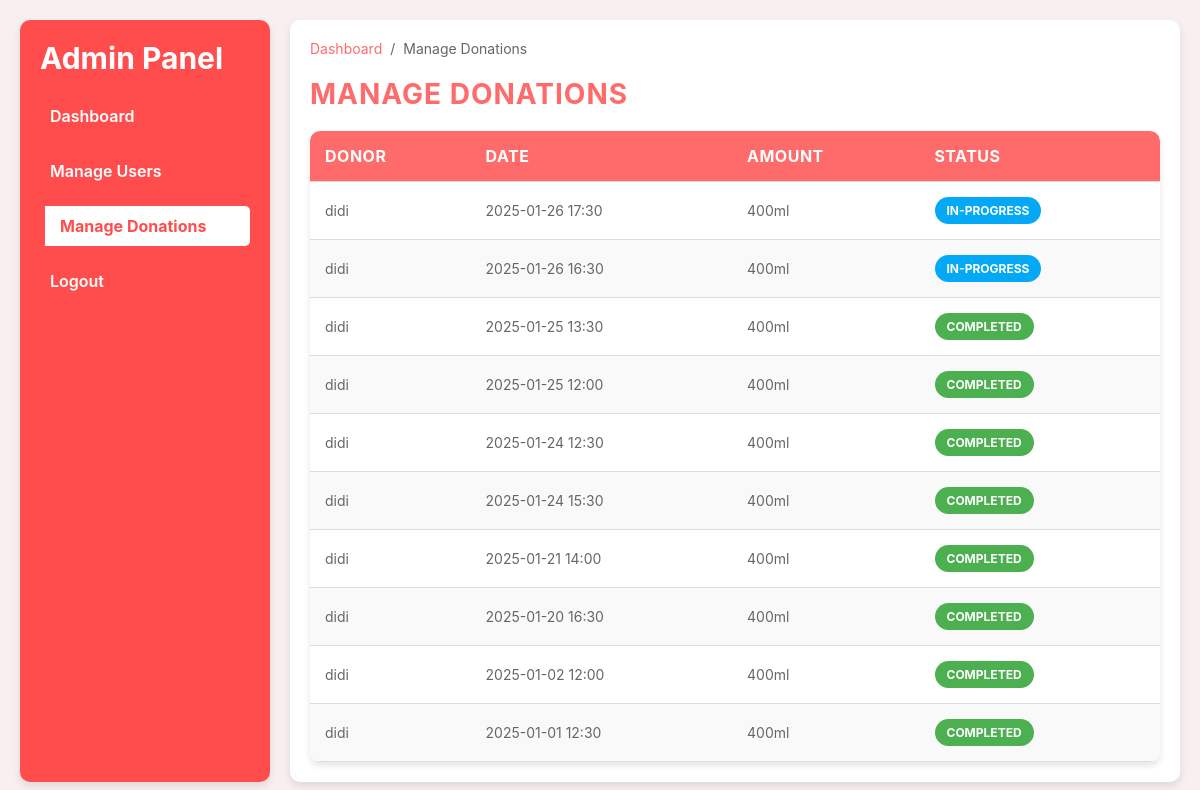
/admin/donations (signed in), run on the app's committed database.
### tables this page shows
CREATE TABLE appointments (
    appointment_id INTEGER PRIMARY KEY AUTOINCREMENT,
    user_id INTEGER NOT NULL,
    date DATE NOT NULL,
    time TIME NOT NULL,
    hospital_name TEXT NOT NULL,
    blood_type TEXT NOT NULL,
    FOREIGN KEY (user_id) REFERENCES users (id)
    );

CREATE TABLE users (
        id INTEGER PRIMARY KEY AUTOINCREMENT,
        full_name TEXT NOT NULL,
        username TEXT UNIQUE NOT NULL,
        email TEXT UNIQUE NOT NULL,
        password TEXT NOT NULL 
    , is_admin BOOLEAN DEFAULT 0);

### app.py (the view)
@app.route('/admin/donations')
def admin_donations():
    if not session.get('logged_in') or not session.get('is_admin'):
        flash("Access Denied. Admins Only!", "danger")
        return redirect(url_for('login'))
    conn = get_db_connection()
    cursor = conn.cursor()
    cursor.execute("""
        SELECT
            u.username AS donor,
            a.date,
            a.time,
            '400ml' AS amount,
            CASE
                WHEN a.date < DATE('now') THEN 'Completed'
                WHEN a.date = DATE('now') THEN 'In-progress'
                ELSE 'Pending'
            END AS status
        FROM appointments a
        JOIN users u ON a.user_id = u.id
        ORDER BY a.date DESC
    """)
    donations = cursor.fetchall()
    conn.close()
    return render_template('donations.html', donations=donations)

### app.py (called while the page is built)
def get_db_connection():
    try:
        conn = sqlite3.connect('database.db')  # Adjust path if necessary
        conn.row_factory = sqlite3.Row  # Enable dictionary-like row access
        return conn
    except sqlite3.Error as e:
        print(f"Error connecting to database: {e}")
        return None

### templates/donations.html (shortened to what this page needs)
<!DOCTYPE html>
<html lang="en">
<head>
    <link rel="stylesheet" href="{{ url_for('static', filename='css/styles-donations.css') }}">
</head>
<body>
    <aside class="sidebar">
        <div class="sidebar-header">
            <h2>Admin Panel</h2>
        </div>
        <ul class="sidebar-menu">
            <li><a href="{{ url_for('admin_dashboard') }}">Dashboard</a></li>
            <li><a href="{{ url_for('admin_users') }}">Manage Users</a></li>
            <li><a href="{{ url_for('admin_donations') }}" class="active">Manage Donations</a></li>
            <li><a href="{{ url_for('logout') }}">Logout</a></li>
        </ul>
    </aside>
    <main class="main-content">
        <nav class="breadcrumb">
            <a href="{{ url_for('admin_dashboard') }}">Dashboard</a> /
            <span>Manage Donations</span>
        </nav>
        <h1>Manage Donations</h1>
        <table>
            <thead>
                <tr>
                    <th>Donor</th>
                    <th>Date</th>
                    <th>Amount</th>
                    <th>Status</th>
                </tr>
            </thead>
            <tbody>
                {% for donation in donations %}
                <tr>
                    <td>{{ donation['donor'] }}</td>
                    <td>{{ donation['date'] }} {{ donation['time'] }}</td>
                    <td>{{ donation['amount'] }}</td>
                    <td>
                        <span class="status-badge {{ donation['status']|lower }}">{{ donation['status'] }}</span>
                    </td>
                </tr>
                {% endfor %}
            </tbody>
        </table>
    </main>
</body>
</html>

### static/css/styles-donations.css (style rules this page uses)
* { box-sizing: border-box; margin: 0; padding: 0; font-family: -apple-system, BlinkMacSystemFont, "Segoe UI", Roboto, sans-serif; }
body { margin: 0; padding: 20px; background-color: #f8f0f0; color: #333; display: flex; }
.sidebar { width: 250px; background-color: #ff4d4d; color: white; padding: 20px; font-weight: 600; border-radius: 10px; box-shadow: 0 4px 8px rgba(0, 0, 0, 0.1); }
.sidebar-header { font-size: 20px; font-weight: bold; margin-bottom: 20px; }
.sidebar-menu { list-style: none; padding: 0; }
.sidebar-menu li { margin: 15px 0; }
.sidebar-menu li a { color: white; text-decoration: none; font-size: 16px; padding: 10px; border-radius: 5px; display: block; transition: all 0.3s ease; }
.sidebar-menu li a.active { background-color: white; color: #ff4d4d; font-weight: bold; border-left: 5px solid #ff4d4d; padding-left: 15px; }
.breadcrumb { font-size: 14px; margin-bottom: 20px; color: #666; display: flex; align-items: center; gap: 8px; }
.breadcrumb a { color: #ff6b6b; text-decoration: none; }
.main-content { flex-grow: 1; margin-left: 20px; padding: 20px; background-color: white; border-radius: 10px; box-shadow: 0 4px 8px rgba(0, 0, 0, 0.1); }
h1 { margin-bottom: 20px; font-size: 28px; color: #ff6b6b; text-transform: uppercase; letter-spacing: 1px; }
table { width: 100%; border-collapse: collapse; margin-top: 20px; background-color: white; border-radius: 10px; box-shadow: 0 4px 6px rgba(0, 0, 0, 0.1); overflow: hidden; }
table th, table td { padding: 15px; text-align: left; border-bottom: 1px solid #ddd; font-size: 14px; }
table th { background-color: #ff6b6b; color: white; font-size: 16px; text-transform: uppercase; letter-spacing: 0.5px; }
table tbody tr:nth-child(even) { background-color: #f9f9f9; }
table tbody td { font-size: 14px; color: #666; }
.status-badge { display: inline-block; padding: 6px 12px; border-radius: 20px; font-size: 12px; font-weight: bold; text-transform: uppercase; color: white; }
.status-badge.completed { background-color: #4caf50; }
.status-badge.in-progress { background-color: #03a9f4; }

### data on the page
appointments: donor "didi", date "2025-01-26", time "17:30", amount "400ml", status "IN-PROGRESS"
appointments: donor "didi", date "2025-01-26", time "16:30", amount "400ml", status "IN-PROGRESS"
appointments: donor "didi", date "2025-01-25", time "13:30", amount "400ml", status "COMPLETED"
appointments: donor "didi", date "2025-01-25", time "12:00", amount "400ml", status "COMPLETED"
appointments: donor "didi", date "2025-01-24", time "12:30", amount "400ml", status "COMPLETED"
appointments: donor "didi", date "2025-01-24", time "15:30", amount "400ml", status "COMPLETED"
appointments: donor "didi", date "2025-01-21", time "14:00", amount "400ml", status "COMPLETED"
appointments: donor "didi", date "2025-01-20", time "16:30", amount "400ml", status "COMPLETED"
appointments: donor "didi", date "2025-01-02", time "12:00", amount "400ml", status "COMPLETED"
appointments: donor "didi", date "2025-01-01", time "12:30", amount "400ml", status "COMPLETED"
